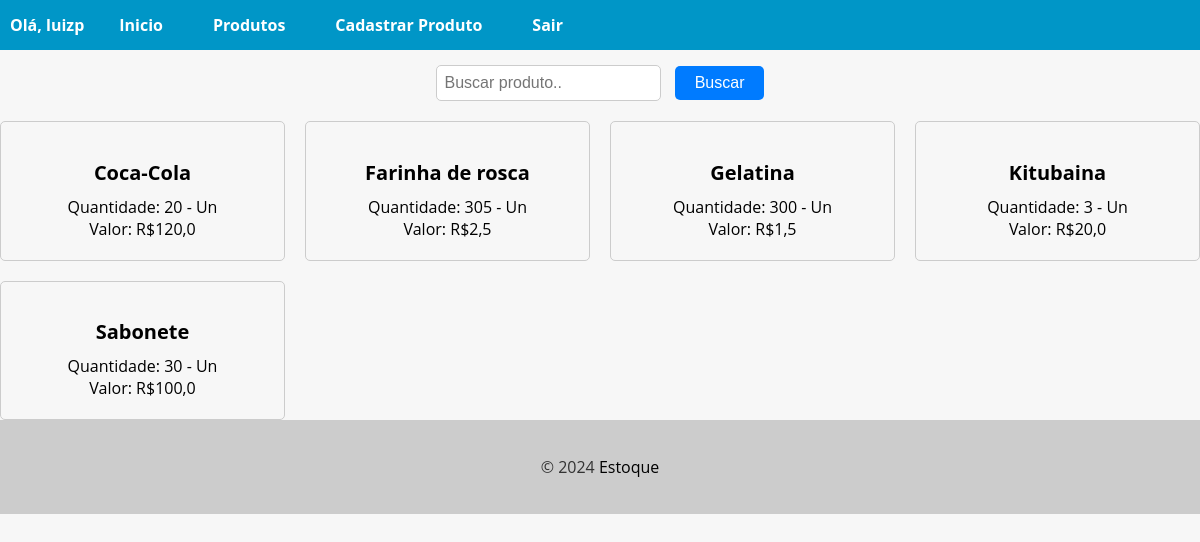
The page /produtos/ (signed in) on the database its author committed.
### estoque/models.py (models this page shows, shortened)
class Produto(models.Model):
    id = models.AutoField(primary_key=True)
    nome = models.CharField(max_length=200)
    medida = models.ForeignKey(UnidadeMedida, on_delete=models.CASCADE, related_name='medida_produto')
    quantidade = models.IntegerField()
    valor_unidade = models.FloatField()
    data_entrada = models.DateField(auto_now_add=True)
    tipo = models.ForeignKey(Tipo, on_delete=models.CASCADE, related_name='tipo_produto')

class UnidadeMedida(models.Model):
    id = models.AutoField(primary_key=True)
    unidade = models.CharField(max_length=30)
    def __str__(self):
        return self.unidade

### estoque/views.py (the view)
# urls.py: path('produtos/', ProdutosView.as_view(), name='produtos'),
@method_decorator(login_required(login_url='login'), name='dispatch')
class ProdutosView(ListView):
    model = Produto
    template_name = 'estoque.html'
    context_object_name = 'produtos'
    def get_queryset(self):
        produto = super().get_queryset().order_by('nome')
        search = self.request.GET.get('search')
        if search:
            produto = produto.filter(nome__icontains=search)
        return produto

### estoque/templates/estoque.html (shortened to what this page needs)
{% extends "base.html" %}
{% block content %}
    <form action="{% url 'produtos' %}" method="get" class="search">
        <input type="text" name="search" placeholder="Buscar produto..">
        <button type="submit">Buscar</button>
    </form>
    <div class="produto-grid">
        {% if produtos %}
            {% for produto in produtos %}
                <a href="{% url 'produto_detail' produto.pk %}">
                    <div class="produto-card">
                        <div class="center">
                            <h2>{{ produto.nome }}</h2>
                            <p>Quantidade: {{ produto.quantidade }} - {{ produto.medida }}</p>
                            <p>Valor: R${{ produto.valor_unidade }}</p>
                        </div>
                    </div>
                </a>
            {% endfor %}
        {% else %}
                <p class="no-result">Nenhum produto encontrado.</p>
        {% endif %}
    </div>
{% endblock %}

### app/templates/base.html (shortened to what this page needs)
<!DOCTYPE html>
<html lang="en">
<head>
</head>
<body>
    <header>
        <nav>
            <ul>
                {% if user.is_authenticated %}
                    <li><strong>Olá, {{ user.username }}</strong></li>
                    {% if user.is_superuser %}
                        <li><strong><a href="{% url 'home' %}">Inicio</a></strong></li>
                        <li><strong><a href="{% url 'produtos' %}">Produtos</a></strong></li>
                        <li><strong><a href="{% url 'add_produto' %}">Cadastrar Produto</a></strong></li>
                        <li><strong><a href="{% url 'logout' %}">Sair</a></strong></li>
                    {% else %}
                        <li><strong><a href="{% url 'home' %}">Inicio</a></strong></li>
                        <li><strong><a href="{% url 'produtos' %}">Produtos</a></strong></li>
                        <li><strong><a href="{% url 'logout' %}">Sair</a></strong></li>
                    {% endif %}
                {% else %}
                    <li><strong><a href="{% url 'home' %}">Inicio</a></strong></li>
                    <li><strong><a href="{% url 'login' %}">Entrar</a></strong></li>
                    <li><strong><a href="{% url 'registro' %}">Registre-se</a></strong></li>
                {% endif %}
            </ul>
        </nav>
    </header>
    <main>
        {% block content %}
        {% endblock %}
    </main>
    <footer>
        <p>&copy; 2024 <a href="https://github.com/LuizBackCode/estoque-mercado" target="_blank" class="link">Estoque</a></p>
    </footer>
</body>
</html>

### app/templates/base.html (style rules this page uses)
body { font-family: 'Open Sans', sans-serif; background-color: #f7f7f7; color: #333; margin: 0; padding: 0; }
header { background-color: #0096c7; color: #fff; text-align: center; }
footer { background-color: #ccc; color: #333; padding: 20px; text-align: center; }
nav { background-color: #0096c7; color: #fff; height: 50px; display: flex; justify-content: space-between; align-items: center; }
nav ul { list-style: none; margin: 0; padding: 0; display: flex; }
nav ul li { margin: 0 10px; }
nav ul li a { color: #fff; text-decoration: none; font-size: 16px; padding: 15px; transition: all 0.3s ease; }
.link { text-decoration: none; }

### estoque/templates/estoque.html (style rules this page uses)
form { margin-bottom: 20px; }
input[type="text"] { padding: 8px; font-size: 16px; border: 1px solid #ccc; border-radius: 5px; margin-right: 10px; }
button[type="submit"] { padding: 8px 20px; font-size: 16px; background-color: #007bff; color: #fff; border: none; border-radius: 5px; cursor: pointer; }
.center { text-align: center; }
.produto-grid { display: grid; grid-template-columns: repeat(auto-fit, minmax(250px, 1fr)); gap: 20px; }
.produto-card { padding: 20px; border: 1px solid #ccc; border-radius: 5px; }
.produto-card h2 { margin-bottom: 10px; font-size: 20px; }
.produto-card p { margin: 0; }
a { text-decoration: none; color: black; }
.search { padding-top: 15px; text-align: center; }

### rows shown on the page
Produto: nome "Coca-Cola", quantidade "20", medida "Un", valor_unidade "120,0"
Produto: nome "Farinha de rosca", quantidade "305", medida "Un", valor_unidade "2,5"
Produto: nome "Gelatina", quantidade "300", medida "Un", valor_unidade "1,5"
Produto: nome "Kitubaina", quantidade "3", medida "Un", valor_unidade "20,0"
Produto: nome "Sabonete", quantidade "30", medida "Un", valor_unidade "100,0"

### other values the page prints
{{ user.username }} "luizp"
